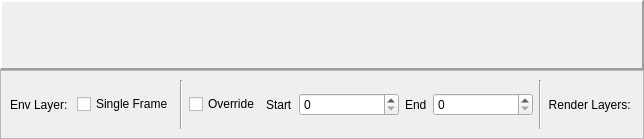
<?xml version="1.0" encoding="UTF-8"?>
<ui version="4.0">
 <class>Form</class>
 <widget class="QWidget" name="Form">
  <property name="geometry">
   <rect>
    <x>0</x>
    <y>0</y>
    <width>638</width>
    <height>139</height>
   </rect>
  </property>
  <property name="windowTitle">
   <string>Form</string>
  </property>
  <layout class="QVBoxLayout" name="verticalLayout_2">
   <property name="spacing">
    <number>0</number>
   </property>
   <property name="margin">
    <number>0</number>
   </property>
   <item>
    <widget class="QFrame" name="titleFrame">
     <property name="minimumSize">
      <size>
       <width>0</width>
       <height>25</height>
      </size>
     </property>
     <property name="cursor">
      <cursorShape>PointingHandCursor</cursorShape>
     </property>
     <property name="frameShape">
      <enum>QFrame::Panel</enum>
     </property>
     <property name="frameShadow">
      <enum>QFrame::Raised</enum>
     </property>
     <property name="lineWidth">
      <number>2</number>
     </property>
     <layout class="QHBoxLayout" name="horizontalLayout">
      <property name="spacing">
       <number>6</number>
      </property>
      <property name="leftMargin">
       <number>4</number>
      </property>
      <property name="topMargin">
       <number>0</number>
      </property>
      <property name="rightMargin">
       <number>2</number>
      </property>
      <property name="bottomMargin">
       <number>0</number>
      </property>
      <item>
       <widget class="QLabel" name="nameLabel">
        <property name="minimumSize">
         <size>
          <width>0</width>
          <height>0</height>
         </size>
        </property>
        <property name="maximumSize">
         <size>
          <width>16777215</width>
          <height>16777215</height>
         </size>
        </property>
        <property name="font">
         <font>
          <weight>75</weight>
          <bold>true</bold>
         </font>
        </property>
        <property name="frameShape">
         <enum>QFrame::NoFrame</enum>
        </property>
        <property name="frameShadow">
         <enum>QFrame::Plain</enum>
        </property>
        <property name="text">
         <string/>
        </property>
       </widget>
      </item>
      <item>
       <widget class="QLabel" name="iconLabel">
        <property name="minimumSize">
         <size>
          <width>15</width>
          <height>0</height>
         </size>
        </property>
        <property name="text">
         <string/>
        </property>
       </widget>
      </item>
     </layout>
    </widget>
   </item>
   <item>
    <widget class="QFrame" name="frame">
     <property name="styleSheet">
      <string notr="true"/>
     </property>
     <property name="frameShape">
      <enum>QFrame::StyledPanel</enum>
     </property>
     <layout class="QVBoxLayout" name="itemLayout">
      <item>
       <layout class="QHBoxLayout" name="renderLayerLayout">
        <item>
         <widget class="QLabel" name="label_2">
          <property name="text">
           <string>Env Layer: </string>
          </property>
         </widget>
        </item>
        <item>
         <widget class="QCheckBox" name="singleFrameButton">
          <property name="toolTip">
           <string>Configure single frame for rendering for the Env layer</string>
          </property>
          <property name="text">
           <string>Single Frame</string>
          </property>
         </widget>
        </item>
        <item>
         <widget class="Line" name="line">
          <property name="orientation">
           <enum>Qt::Vertical</enum>
          </property>
         </widget>
        </item>
        <item>
         <widget class="QCheckBox" name="overrideButton">
          <property name="toolTip">
           <string>Override the frame range for Env layer</string>
          </property>
          <property name="text">
           <string>Override</string>
          </property>
         </widget>
        </item>
        <item>
         <widget class="QLabel" name="label_3">
          <property name="text">
           <string>Start</string>
          </property>
         </widget>
        </item>
        <item>
         <widget class="QSpinBox" name="startFrameBox">
          <property name="minimumSize">
           <size>
            <width>100</width>
            <height>0</height>
           </size>
          </property>
          <property name="toolTip">
           <string>Start frame to override</string>
          </property>
          <property name="maximum">
           <number>999999999</number>
          </property>
         </widget>
        </item>
        <item>
         <widget class="QLabel" name="label_4">
          <property name="text">
           <string>End</string>
          </property>
         </widget>
        </item>
        <item>
         <widget class="QSpinBox" name="endFrameBox">
          <property name="minimumSize">
           <size>
            <width>100</width>
            <height>0</height>
           </size>
          </property>
          <property name="toolTip">
           <string>End frame to override</string>
          </property>
          <property name="maximum">
           <number>999999999</number>
          </property>
         </widget>
        </item>
        <item>
         <spacer name="horizontalSpacer">
          <property name="orientation">
           <enum>Qt::Horizontal</enum>
          </property>
          <property name="sizeHint" stdset="0">
           <size>
            <width>40</width>
            <height>20</height>
           </size>
          </property>
         </spacer>
        </item>
        <item>
         <widget class="Line" name="line_2">
          <property name="orientation">
           <enum>Qt::Vertical</enum>
          </property>
         </widget>
        </item>
        <item>
         <widget class="QLabel" name="label">
          <property name="text">
           <string>Render Layers: </string>
          </property>
          <property name="alignment">
           <set>Qt::AlignRight|Qt::AlignTrailing|Qt::AlignVCenter</set>
          </property>
         </widget>
        </item>
       </layout>
      </item>
     </layout>
    </widget>
   </item>
  </layout>
 </widget>
 <resources/>
 <connections>
  <connection>
   <sender>singleFrameButton</sender>
   <signal>toggled(bool)</signal>
   <receiver>startFrameBox</receiver>
   <slot>setDisabled(bool)</slot>
   <hints>
    <hint type="sourcelabel">
     <x>108</x>
     <y>102</y>
    </hint>
    <hint type="destinationlabel">
     <x>297</x>
     <y>106</y>
    </hint>
   </hints>
  </connection>
  <connection>
   <sender>singleFrameButton</sender>
   <signal>toggled(bool)</signal>
   <receiver>endFrameBox</receiver>
   <slot>setDisabled(bool)</slot>
   <hints>
    <hint type="sourcelabel">
     <x>83</x>
     <y>100</y>
    </hint>
    <hint type="destinationlabel">
     <x>433</x>
     <y>107</y>
    </hint>
   </hints>
  </connection>
  <connection>
   <sender>singleFrameButton</sender>
   <signal>toggled(bool)</signal>
   <receiver>overrideButton</receiver>
   <slot>setDisabled(bool)</slot>
   <hints>
    <hint type="sourcelabel">
     <x>82</x>
     <y>106</y>
    </hint>
    <hint type="destinationlabel">
     <x>214</x>
     <y>106</y>
    </hint>
   </hints>
  </connection>
  <connection>
   <sender>overrideButton</sender>
   <signal>toggled(bool)</signal>
   <receiver>label_3</receiver>
   <slot>setVisible(bool)</slot>
   <hints>
    <hint type="sourcelabel">
     <x>234</x>
     <y>96</y>
    </hint>
    <hint type="destinationlabel">
     <x>267</x>
     <y>101</y>
    </hint>
   </hints>
  </connection>
  <connection>
   <sender>overrideButton</sender>
   <signal>toggled(bool)</signal>
   <receiver>startFrameBox</receiver>
   <slot>setVisible(bool)</slot>
   <hints>
    <hint type="sourcelabel">
     <x>218</x>
     <y>110</y>
    </hint>
    <hint type="destinationlabel">
     <x>321</x>
     <y>111</y>
    </hint>
   </hints>
  </connection>
  <connection>
   <sender>overrideButton</sender>
   <signal>toggled(bool)</signal>
   <receiver>label_4</receiver>
   <slot>setVisible(bool)</slot>
   <hints>
    <hint type="sourcelabel">
     <x>215</x>
     <y>102</y>
    </hint>
    <hint type="destinationlabel">
     <x>398</x>
     <y>102</y>
    </hint>
   </hints>
  </connection>
  <connection>
   <sender>overrideButton</sender>
   <signal>toggled(bool)</signal>
   <receiver>endFrameBox</receiver>
   <slot>setVisible(bool)</slot>
   <hints>
    <hint type="sourcelabel">
     <x>203</x>
     <y>103</y>
    </hint>
    <hint type="destinationlabel">
     <x>492</x>
     <y>103</y>
    </hint>
   </hints>
  </connection>
 </connections>
</ui>
